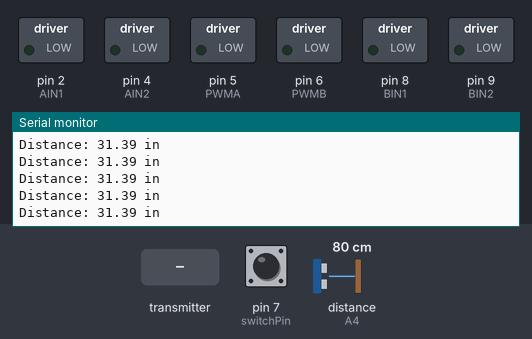
The sketch below on a simulated Arduino Uno, built with avr-gcc and run on an emulated ATmega328P. Parts: switched loads named in the sketch (green lamp = pin HIGH), the last lines printed to the serial monitor. Wiring (inferred from the names in the program): ultrasonic range finder: trigger A5; echo A4. The test bench sets the inputs (shaded band); at power-on: distance to the obstacle (sensor on A4) 80 cm, pin 7 (switchPin) HIGH. The echo pulse lasts 58.3 µs per cm; no radio packets arrive unless stated; pins used as bus, display or sensor lines are not drawn.

Above: at 1.2 s.
1.3 s: distance to the obstacle (sensor on A4) set to 35 cm
At 1.42 s:
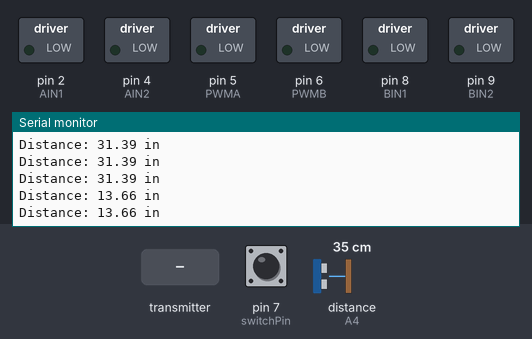
4.3 s: the transmitter starts sending data = 0
5.8 s: the transmitter starts sending data = 256
8.8 s: distance to the obstacle (sensor on A4) set to 2 cm
At 9.5 s:
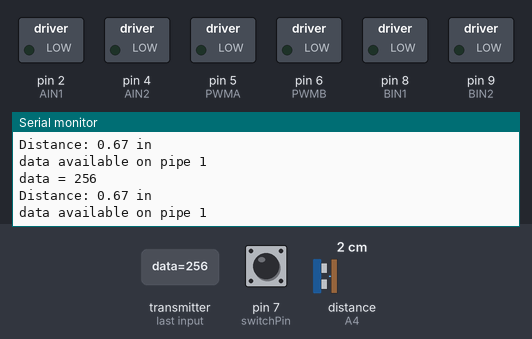
11.8 s: the transmitter starts sending data = 1023
Timing chart, 0 to 14.8 s (numbered marks = the images above; inputs shaded):
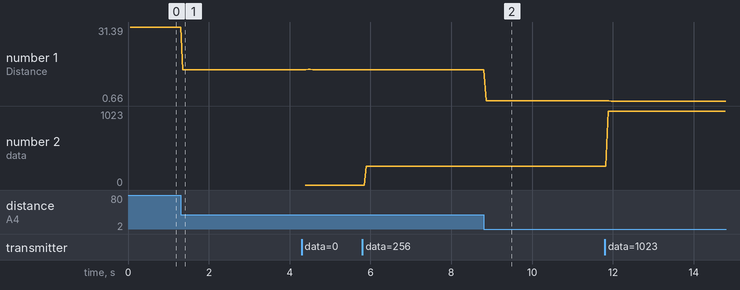

Measured:
- after the input at 1.3 s, the serial monitor: prints a new line after 0.05 s (image 1)
- after the input at 8.8 s, the serial monitor: prints a new line after 0.07 s (image 2)
- plotted number 1: 31.39 → 13.66 after the input at 1.3 s, 13.66 → 13.67 after the input at 4.3 s, 13.67 → 0.67 after the input at 8.8 s, 0.67 → 0.66 after the input at 11.8 s
- plotted number 2: 0 → 256 after the input at 5.8 s, 256 → 1023 after the input at 11.8 s

The sketch:

ARDUINO1-_RoboPet.ino
```cpp
//=====================================================================================================
//            -- Final Project, Introduction to Interactive media --
//                        Professor Michael Shiloh

// Authors        : Ayesha Ahmed and Sri Pranav Srivatsavai
// Date Created   : Apr-18-2022
// Date Submitted : May-11-2022
// Description    : RoboPet - An autonomous robot that can move around freely or
//                           perform a certain function as chosen by the user
//=====================================================================================================

#include <SPI.h>        // ]
#include <nRF24L01.h>   // ] - import necessary header files for the radio module
#include <RF24.h>       // ]

//variable to switch ON or OFF the robot
int switchPin = 7;             //switch to turn the robot on and off

//the right motor will be controlled by the motor A pins on the motor driver
const int AIN1 = 2; //13           //control pin 1 on the motor driver for the right motor
const int AIN2 = 4; //12           //control pin 2 on the motor driver for the right motor
const int PWMA = 5; //11           //speed control pin on the motor driver for the right motor

//the left motor will be controlled by the motor B pins on the motor driver
const int PWMB = 6; //10          //speed control pin on the motor driver for the left motor
const int BIN2 = 9;           //control pin 2 on the motor driver for the left motor
const int BIN1 = 8;           //control pin 1 on the motor driver for the left motor

//variables for the turn speed and usual forward speed
const int turnSpeed = 255;
const int straightSpeed = 255; //this is not the full motor speed as chosen after testing to avoid friction and
                               //light weighted body of the RoboPet affecting its motion

//variables for distance
const int trigPin = A5;
const int echoPin = A4;

//variables for the nRF24L01 radio module
const int CEPIN = A0;
const int CSNPIN = A1;
RF24 radio(CEPIN, CSNPIN);  // CE, CSN

//================
//Reference - © Prof. Michael Shiloh -
//https://github.com/michaelshiloh/resourcesForClasses/blob/master/src/arduinoSketches/nRF24L01/minimalnRF/minimalnRF.ino

// Pin usage

// nRF24L01 uses SPI which is fixed on pins 11, 12, and 13.
// It also requires two other signals
// (CE = Chip Enable, CSN = Chip Select Not)
// Which can be any pins. We will use the following:

//Pins for Receiver:
// nRF 24L01 pin    Arduino pin   name
//          1                     GND
//          2                     3.3V
//          3             A0       CE
//          4             A1      CSN
//          5             13      SCLK
//          6             11      MOSI/COPI
//          7             12      MISO/CIPO

//Pins for Transmitter:
// nRF 24L01 pin    Arduino pin   name
//          1                     GND
//          2                     3.3V
//          3             9       CE
//          4             10      CSN
//          5             13      SCLK
//          6             11      MOSI/COPI
//          7             12      MISO/CIPO

//=================

// Byte of array representing the address
const byte address[6] = "00030"; //this must be the same for both the receiver and the transmitter to communicate appropriately

float distance = 0;            //variable to store the distance measured by the distance sensor

//robot behaviour variables
int backupTime = 1000;           //time robot takes to reverse when it sees an obstacle
const int turnTime = 700;             //time the robot takes to turn after reversing back after facing an obstacle
int stopTime = 500;

/********************************************************************************/
void setup()
{
  //distance sensor:
  pinMode(trigPin, OUTPUT);       //this pin will send ultrasonic pulses out from the distance sensor
  pinMode(echoPin, INPUT);        //this pin will sense when the pulses reflect back to the distance sensor

  //switch:
  pinMode(switchPin, INPUT_PULLUP);   //set this as a pullup to sense whether the switch is flipped

  //motor driver:
  //set the motor control pins as outputs
  pinMode(AIN1, OUTPUT);
  pinMode(AIN2, OUTPUT);
  pinMode(PWMA, OUTPUT);

  pinMode(BIN1, OUTPUT);
  pinMode(BIN2, OUTPUT);
  pinMode(PWMB, OUTPUT);

  //Serial Monitor:
  Serial.begin(9600);                       //begin serial communication with the computer
  Serial.print("To infinity and beyond!");  //test the serial connection

  // RF24 setup
  if (!radio.begin()) {
    Serial.println("radio  initialization failed");
    while (1); //keep printing the error as long as it exists
  } else {
    Serial.println("radio successfully initialized"); //if the radio is intialized successfully, print the same
  }
  radio.openReadingPipe(0, address);  // Destination address
  radio.setPALevel(RF24_PA_MIN);      // Min or max
  radio.startListening();             // sets  module as receiver
}

/********************************************************************************/
void loop()
{
  //         DISTANCE SENSOR
  //Detect the distance read by the distance sensor
  distance = getDistance(); //use the get distance funciton that converts the pulse to distance

  //print the distance on the serial monitor
  Serial.print("Distance: ");
  Serial.print(distance);
  Serial.println(" in");              // print the units

  //           RADIO MODULE
  uint8_t pipeNum; //to store the

  long data; //to store the data sent by the radio module (transmitter)

  if (radio.available(&pipeNum))  //Looking for the data.
  {
    Serial.print("data available on pipe ");
    Serial.println(pipeNum);

    radio.read(&data, sizeof(data));  //Reading the data
    Serial.print("data = ");
    Serial.println(data); //print the data on the serial monitor (mainly used for debugging purposes - to check if the data is being received)
  }

  //          MOTOR DRIVER and SWITCH
  if (digitalRead(switchPin) == LOW) { //if the on switch is flipped
    if (data == 1) { //free roam option coming in from p5js, and then through another arduino
      if (distance < 16) {              //if an object is detected
      //back up and turn

      //printing on the serial monitor to see the action going on!
      Serial.print(" ");
      Serial.print("BACK!"); //print to the serial monitor when the distance below 15 units is sensed

      //stop for a moment
      rightMotor(0);
      leftMotor(0);
      delay(stopTime);

      //back up and turn away
      leftMotor(255);
      rightMotor(-255);
      delay(turnTime);
      }
      else {                        //if no obstacle is detected drive forward
        Serial.print(" ");
        Serial.print("Moving...");

        rightMotor(straightSpeed); //move the right wheel forward at a certain speed
        leftMotor(straightSpeed); //move the left wheel forward at a certain speed
      }
    } else if (data == 2) { //option 2 coming in from the p5.js

      rightMotor(-straightSpeed);
      leftMotor(-straightSpeed);
      delay(turnTime);

      leftMotor(turnSpeed);
      rightMotor(-turnSpeed);
      delay(1000);
    } else if (data == 0) { //stop the car even when the switch is in ON position
      leftMotor(0);
      rightMotor(0);
    }
  }
  else {  //if the switch is off, then stop

    //stop the motors
    rightMotor(0);
    leftMotor(0);
  }

  delay(50); //wait 50 milliseconds between readings
}

/********************************************************************************/

void rightMotor(int motorSpeed)                       //function for driving the right motor
{
  if (motorSpeed > 0)                                 //if the motor should drive forward (positive speed)
  {
    digitalWrite(AIN1, HIGH);                         //set pin 1 to high
    digitalWrite(AIN2, LOW);                          //set pin 2 to low
  }
  else if (motorSpeed < 0)                            //if the motor should drive backward (negative speed)
  {
    digitalWrite(AIN1, LOW);                          //set pin 1 to low
    digitalWrite(AIN2, HIGH);                         //set pin 2 to high
  }
  else                                                //if the motor should stop
  {
    digitalWrite(AIN1, LOW);                          //set pin 1 to low
    digitalWrite(AIN2, LOW);                          //set pin 2 to low
  }
  analogWrite(PWMA, abs(motorSpeed));                 //now that the motor direction is set, drive it at the entered speed
}

void leftMotor(int motorSpeed)                        //function for driving the left motor
{
  if (motorSpeed > 0)                                 //if the motor should drive forward (positive speed)
  {
    digitalWrite(BIN1, LOW);                         //set pin 1 to high
    digitalWrite(BIN2, HIGH);                          //set pin 2 to low
  }
  else if (motorSpeed < 0)                            //if the motor should drive backward (negative speed)
  {
    digitalWrite(BIN1, HIGH);                          //set pin 1 to low
    digitalWrite(BIN2, LOW);                         //set pin 2 to high
  }
  else                                                //if the motor should stop
  {
    digitalWrite(BIN1, LOW);                          //set pin 1 to low
    digitalWrite(BIN2, LOW);                          //set pin 2 to low
  }
  analogWrite(PWMB, abs(motorSpeed));                 //now that the motor direction is set, drive it at the entered speed
}

/********************************************************************************/
//Reference - SparkFun examples - Calculate the distance coming in from the distance sensor for a robot
//RETURNS THE DISTANCE MEASURED BY THE HC-SR04 DISTANCE SENSOR
float getDistance()
{
  float echoTime;                   //variable to store the time it takes for a ping to bounce off an object
  float calculatedDistance;         //variable to store the distance calculated from the echo time

  //send out an ultrasonic pulse that's 10ms long
  digitalWrite(trigPin, HIGH);
  delayMicroseconds(10);
  digitalWrite(trigPin, LOW);

  echoTime = pulseIn(echoPin, HIGH);      //use the pulsein command to see how long it takes for the
  //pulse to bounce back to the sensor

  calculatedDistance = echoTime / 148.0;  //calculate the distance of the object that reflected the pulse (half the bounce time multiplied by the speed of sound)

  return calculatedDistance;              //send back the distance that was calculated
}
/********************************************************************************/
```
